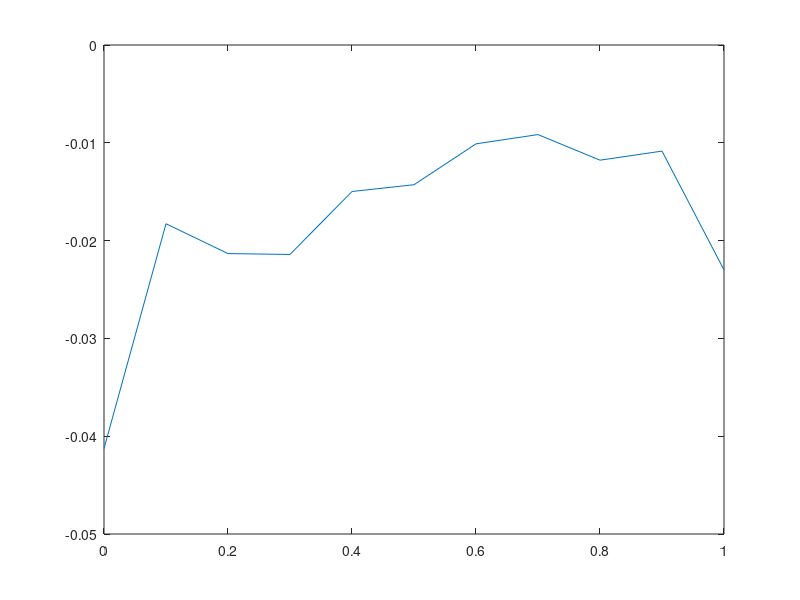

The MATLAB source for this figure:
# Cross-section

function parametros_qlearning()
    data = load('parametros_qlearning.csv')
    # 107aa105-7fa6-46b0-8711-f03b9fdc0981
    # ef = 0.7, df = 0.9

    # 10, 21, 32, ... 120
    x = data(10:11:120, 1);
    z = data(10:11:120, 4)
    plot(x, z);
    pause();
endfunction